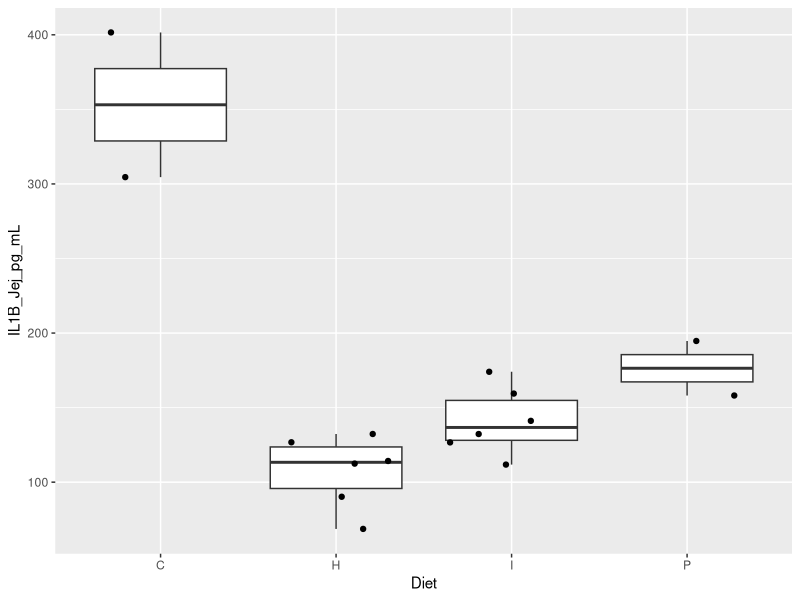
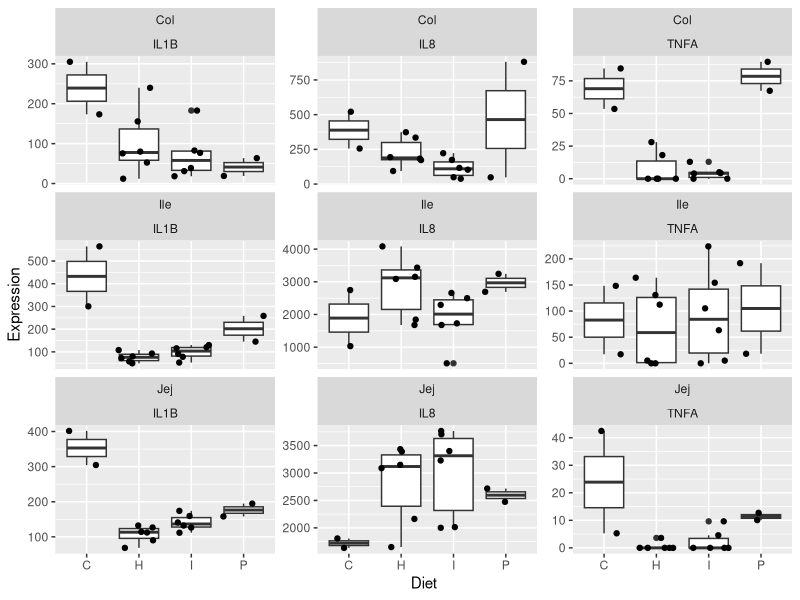
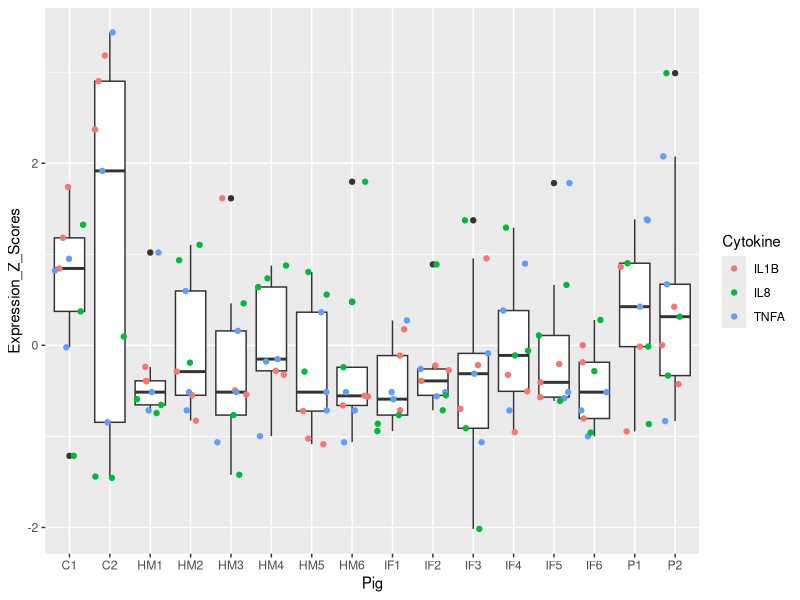
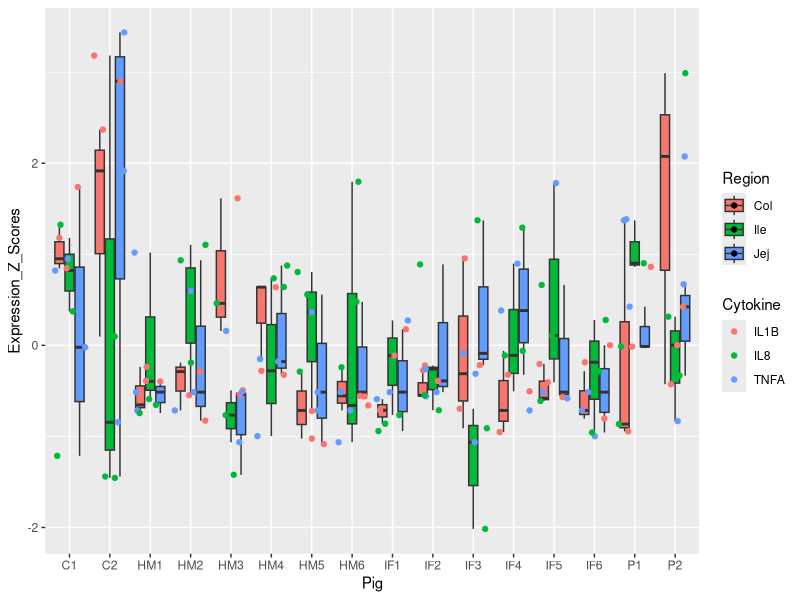
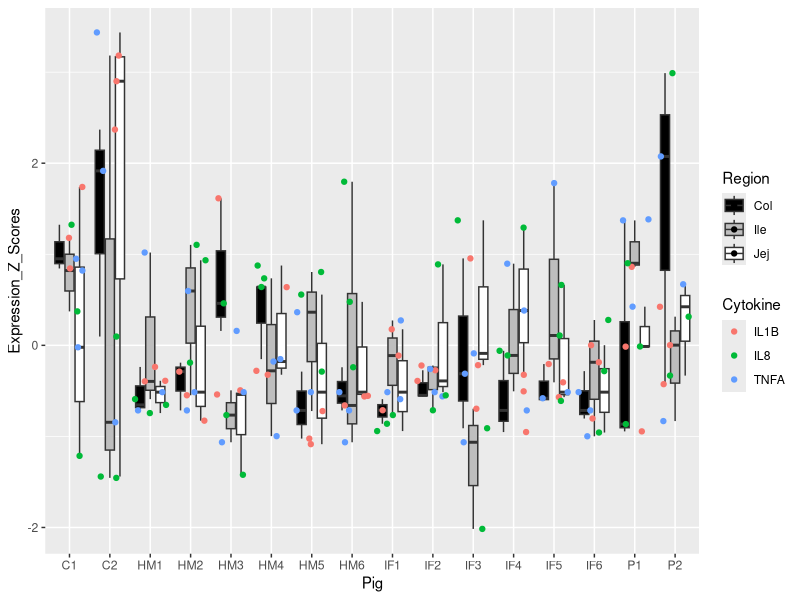
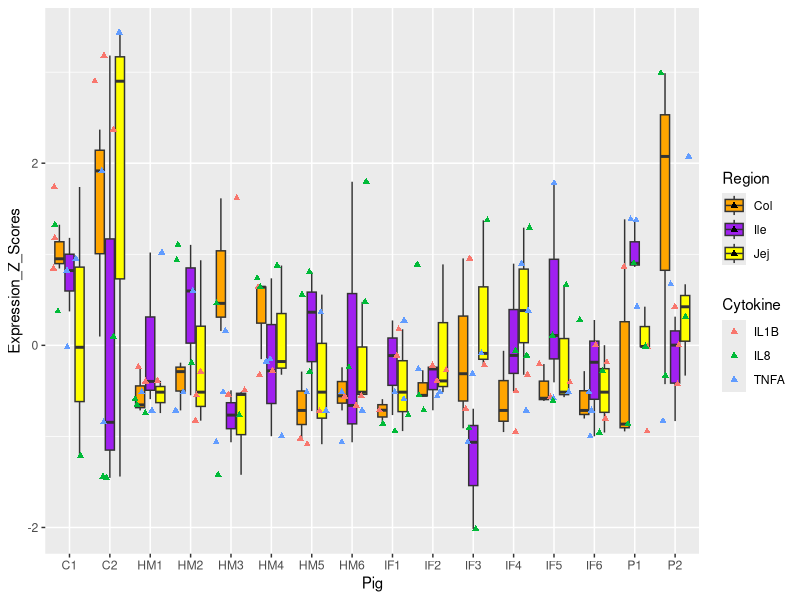
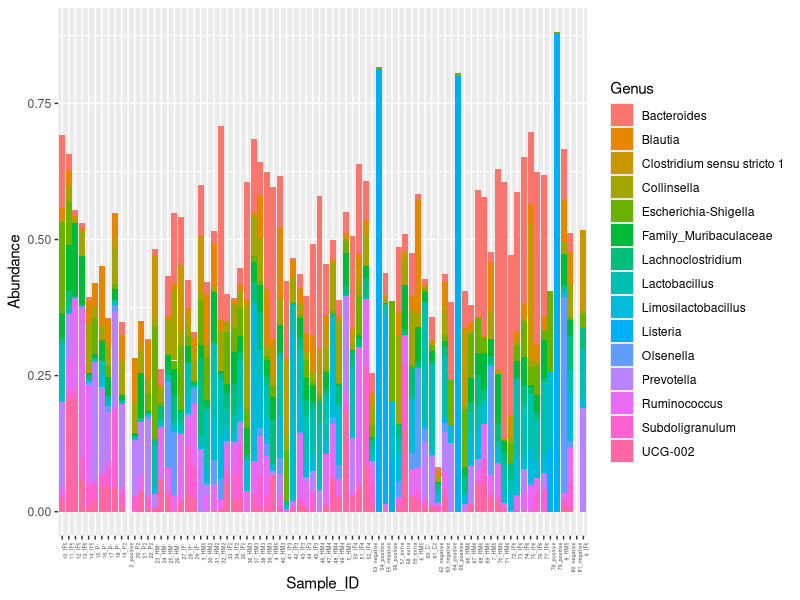
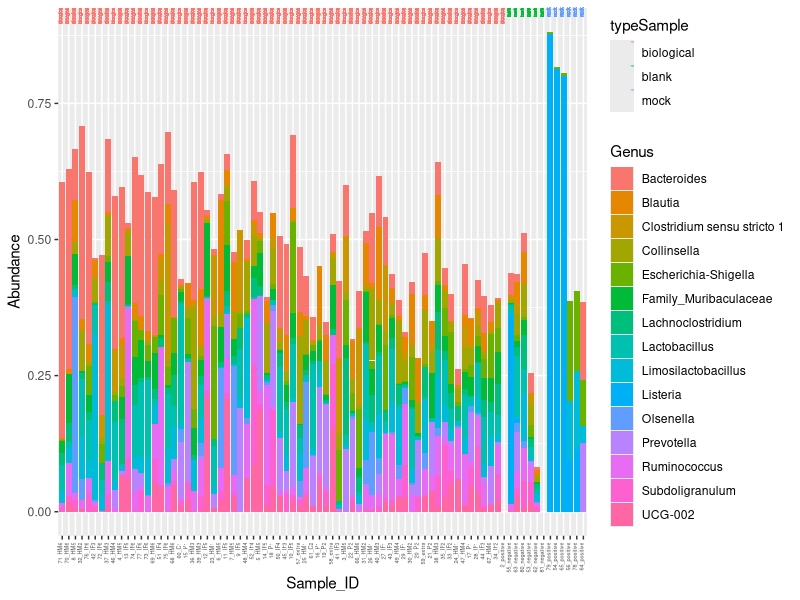

The R script that drew these images, in order:
## ---- chunk 1
knitr::opts_chunk$set(echo=FALSE, warning=FALSE, error=FALSE, message=FALSE)

## ---- chunk 2
library(readxl)
Cytokine_summary <- read_excel("Cytokine_summary.xlsx")
View(Cytokine_summary)
knitr::kable(Cytokine_summary)
## ---- chunk 3
library(tidyverse)
library(ggplot2)
library(ggpubr)
library(rstatix)
library(dplyr)
## ---- chunk 4
Cytokine_summary <- Cytokine_summary %>%
  mutate(Diet = str_sub(Pig, 1, 1))
## ---- chunk 5
ggplot(Cytokine_summary, aes(x = Diet, y = IL1B_Jej_pg_mL)) + 
  geom_boxplot() + 
  geom_jitter()
## ---- chunk 6
Cytokine_long <- Cytokine_summary %>%
  pivot_longer(cols = 2:10, names_to ="Reg_Cyt",
 values_to = "Expression") %>%
  separate(Reg_Cyt, into = c("Cytokine", "Region"), sep = "_", remove = FALSE)
## ---- chunk 7
ggplot(Cytokine_long, aes(x = Diet, y = Expression)) + 
  geom_boxplot() + 
  geom_jitter() + 
  facet_wrap(Region ~ Cytokine, scales = "free_y")
## ---- chunk 8
Cytokine_zscore <- Cytokine_summary %>%   mutate(across(.cols = 2:10, .fns = ~scale(.) %>% as.vector)) #scaling columns 2-10}
## ---- chunk 9
Cytokine_zscore_long <- Cytokine_zscore %>%   pivot_longer(cols = 2:10, names_to ="Reg_Cyt",  values_to = "Expression_Z_Scores") %>%   separate(Reg_Cyt, into = c("Cytokine", "Region"), sep = "_", remove = FALSE)   # We just made the data long! First we break up the columns 2-10 to their cytokine and their region. # Don't worry about warning- says I have lots of _}
## ---- chunk 10
ggplot(Cytokine_zscore_long, aes(x = Pig, y = Expression_Z_Scores)) +    geom_boxplot() +    geom_jitter(aes(color= Cytokine))
## ---- chunk 11
ggplot(Cytokine_zscore_long, aes(x = Pig, y = Expression_Z_Scores, fill = Region)) +    
  geom_boxplot() +    
  geom_jitter(aes(color= Cytokine))
## ---- chunk 12
region_colors <- c("black", "gray", "white")

ggplot(Cytokine_zscore_long, aes(x = Pig, y = Expression_Z_Scores, fill = Region)) +    
  geom_boxplot() +    
  geom_jitter(aes(color = Cytokine)) +
  scale_fill_manual(values = region_colors)
## ---- chunk 13
region_colors <- c("orange", "purple", "yellow")

ggplot(Cytokine_zscore_long, aes(x = Pig, y = Expression_Z_Scores, fill = Region)) +    
  geom_boxplot() +    
  geom_jitter(aes(color = Cytokine), shape = 17) +  # Change shape to the desired value
  scale_fill_manual(values = region_colors)
## ---- chunk 14

library(ggplot2)
library(magrittr)
library(dplyr)

# Reading in csv I sent to Barrie
test <- read.csv("test.csv")

ggplot(data = test, aes(x = Sample_ID, y = Abundance, fill = Genus))+
  geom_col(position = "stack")+
  theme(axis.text.x = element_text(angle = 90, hjust = 1, size = 4))

# get barchart, default colors, but would love to have x axis ordered. Barrie also modified x axis to be more readable.

test <- test %>%
  mutate(Sample_ID = factor(Sample_ID, levels = unique(Sample_ID[order(typeSample)]))) #order x axis by typeSample

ggplot(data = test, aes(x = Sample_ID, y = Abundance, fill = Genus)) +
  geom_col(position = "stack")+
  theme(axis.text.x = element_text(angle = 90, hjust = 1, vjust = 0, size = 4))+
 geom_text(aes(x = Sample_ID, y = Inf, label = typeSample, color = typeSample), 
            vjust = 0, angle = 90, hjust = 1, size = 1) #add this line for adding text on top/color/legend, I think
## ---- chunk 15

library(RColorBrewer)
custom_col15 <- c( "#FF0000", "#00B0F0", "#FFFF00", "#96D050", "#CC3399",
 "#375623", "#FFC000", "#0070C0", "#990033","#00B050",
 "#FF00FF", "#66FF99", "#F96E05", "#FFFF99", "#000000")#,
# "#0000FF", "#FF7C80", "#CC66FF", "#00FF00", "#002060")

ggplot(data = test, aes(x = Sample_ID, y = Abundance, fill = Genus)) +
  geom_col(position = "stack")+
  scale_fill_manual(values = custom_col15)+
  theme(axis.text.x = element_text(angle = 90, hjust = 1, vjust = 0, size = 4))+
 geom_text(aes(x = Sample_ID, y = Inf, label = typeSample, color = typeSample), 
            vjust = 0, angle = 90, hjust = 1, size = 1) #add this line for adding text on top/color/legend, I think

